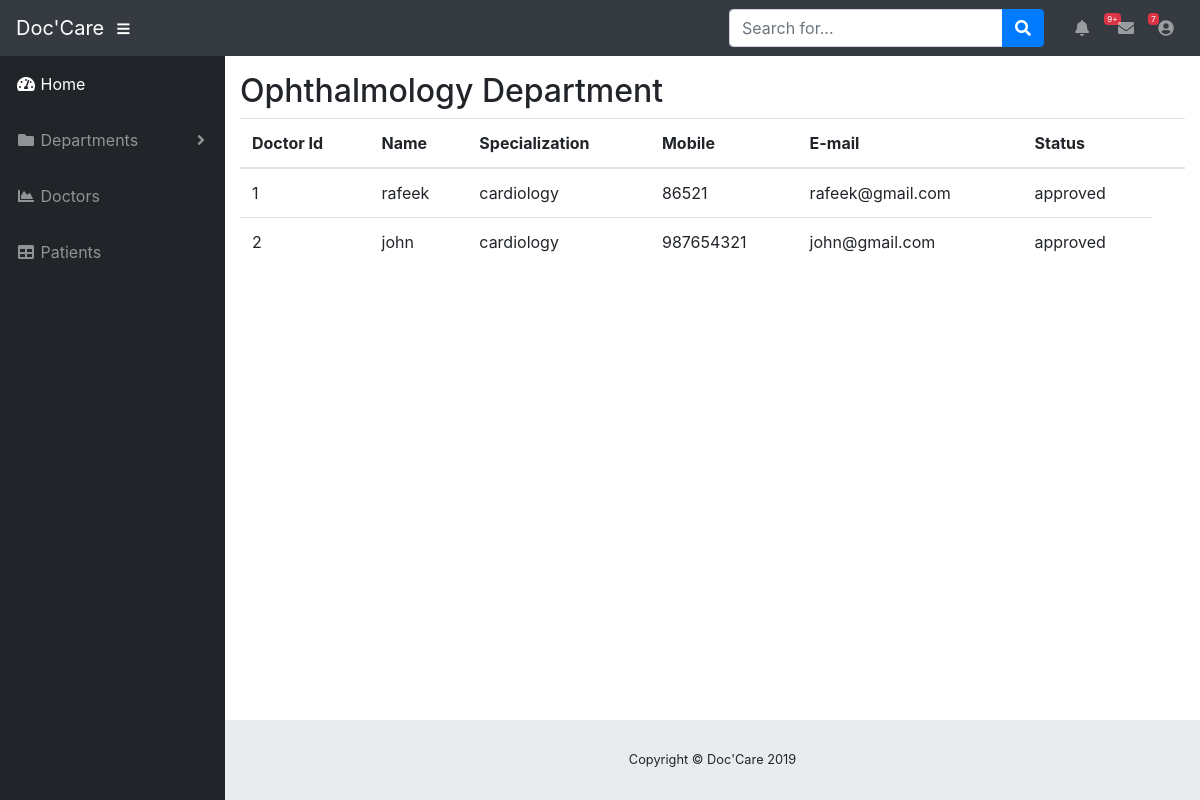
The app's page /admin_ophthalmology.php?id=cardiology with its own data.
### tables this page shows
CREATE TABLE `doctor_registration` (
  `doctor_id` int(11) NOT NULL,
  `doctor_name` varchar(50) NOT NULL,
  `email` varchar(50) NOT NULL,
  `mobile` bigint(20) NOT NULL,
  `id_card_number` varchar(50) NOT NULL,
  `qualification` varchar(50) NOT NULL,
  `experience` varchar(50) NOT NULL,
  `specialization` varchar(50) NOT NULL,
  `pmc_certificate_no` varchar(50) NOT NULL,
  `clinic_address_line1` varchar(200) NOT NULL,
  `country` varchar(50) NOT NULL,
  `state` varchar(50) NOT NULL,
  `city` varchar(50) NOT NULL,
  `pincode` varchar(50) NOT NULL,
  `time_from` varchar(10) NOT NULL,
  `time_to` varchar(10) NOT NULL,
  `username` varchar(50) NOT NULL,
  `password` varchar(50) NOT NULL,
  `status` varchar(50) NOT NULL DEFAULT 'pending'
);

### admin_ophthalmology.php (the view)
<?php include('dashboard_header.php');?>
<table class="container-fluid table">
      <thead>
      <h2>Ophthalmology Department</h2>
         <tr>
             <th>Doctor Id</th>
             <th>Name</th>
             <th>Specialization</th>
             <th>Mobile</th>
             <th>E-mail</th>
             <th>Status</th>
             <th></th>
         </tr>
    </thead>
    <tbody>
<?php
include('connection.php');
$var = $_GET['id'];
$sql = "select * from doctor_registration where specialization='".$var."'";
$result = mysqli_query($conn,$sql);
while($row = mysqli_fetch_assoc($result))
{
    ?>
<tr>
<td><?php echo $row['doctor_id']; ?></td>
<td><?php echo $row['doctor_name']; ?></td>
<td><?php echo $row['specialization']; ?></td>
<td><?php echo $row['mobile']; ?></td>
<td><?php echo $row['email']; ?></td>
<td><?php echo $row['status']; ?></td>
</tr>
        <?php
					  }
                      ?>
                      </tbody>
  </table>
<?php include('dashboard_footer.php');?>

### records on screen
doctor_registration: doctor_id "1", doctor_name "rafeek", specialization "cardiology", mobile "86521", email "rafeek@gmail.com", status "approved"
doctor_registration: doctor_id "2", doctor_name "john", specialization "cardiology", mobile "987654321", email "john@gmail.com", status "approved"
